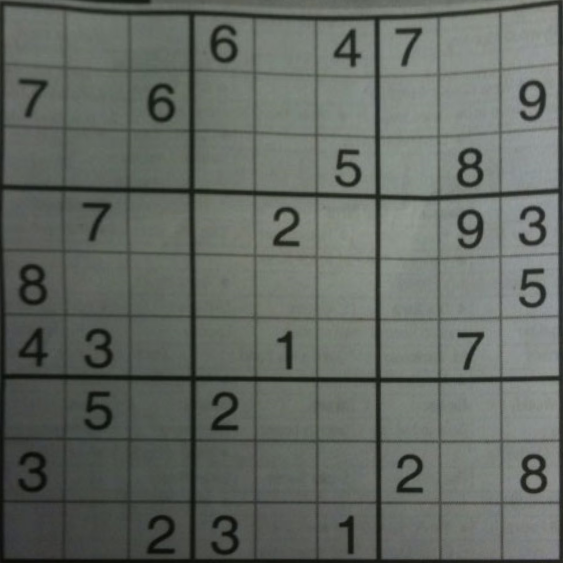
#> input picture image4.png, 563 x 563 px
$ python sample37_HOUGH_LINE_TRANSFORM.py
#> lines starting #> are read from the running program, lines starting #| are printed output that depends on the picture
import cv2
import numpy as np

image = cv2.imread('image4.png')
#> image is the input picture: shape (563, 563, 3); mean B, G, R 98.3, 104.3, 99.1
imageGray = cv2.cvtColor(image, cv2.COLOR_BGR2GRAY)
edges = cv2.Canny(imageGray, 50, 150)
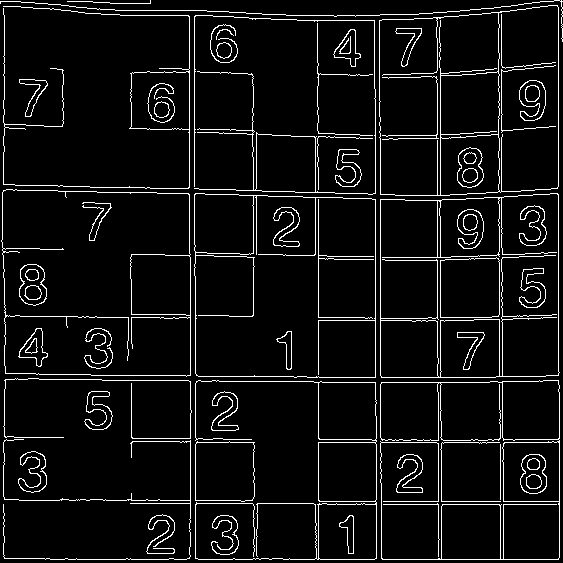
#> edges: shape (563, 563); 6.4% white in thin lines or dots
cv2.imshow('edges', edges)

lines = cv2.HoughLines(edges, 1, np.pi/180, 100)
#> lines = 112 rows, first 8: [559, 1.57], [318, 0], [558, 0], [440, 0], [437, 0], [380, 0], [375, 0], [195, 0]

for line in lines:
    rho, theta = line[0]
    a = np.cos(theta)
    b = np.sin(theta)
    x0 = a*rho
    y0 = b*rho

    x1 = int(x0 + 1000*(-b))
    y1 = int(y0 + 1000*(a))
    x2 = int(x0 - 1000*(-b))
    y2 = int(y0 - 1000*(a))
    cv2.line(image, (x1, y1), (x2, y2), (0, 255, 0), 2)
#> this loop made 112 passes
#> (rho, theta, a, b, x0, y0, x1, y1) on passes 1 to 12: (559, 1.57, -4.37e-08, 1, -2.44e-05, 559, -1000, 558), (318, 0, 1, 0, 318, 0, 318, 1000), (558, 0, 1, 0, 558, 0, 558, 1000), (440, 0, 1, 0, 440, 0, 440, 1000), (437, 0, 1, 0, 437, 0, 437, 1000), (380, 0, 1, 0, 380, 0, 380, 1000), (375, 0, 1, 0, 375, 0, 375, 1000), (195, 0, 1, 0, 195, 0, 195, 1000), (442, 1.57, -4.37e-08, 1, -1.93e-05, 442, -1000, 441), (190, 0, 1, 0, 190, 0, 190, 1000), (499, 0, 1, 0, 499, 0, 499, 1000), (4, 0, 1, 0, 4, 0, 4, 1000)
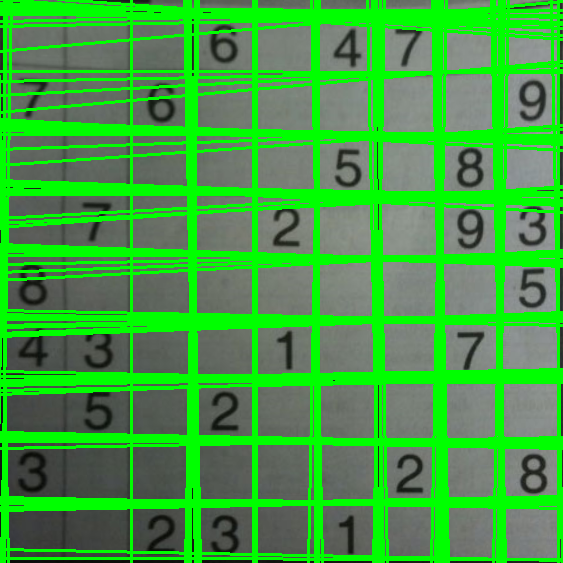
#> image: shape (563, 563, 3); mean B, G, R 66.5, 159.4, 66.9

cv2.imshow('HOUGH LINE IMAGE', image)
cv2.imshow('imageGray', imageGray )
cv2.waitKey(0)
cv2.destroyAllWindows()
